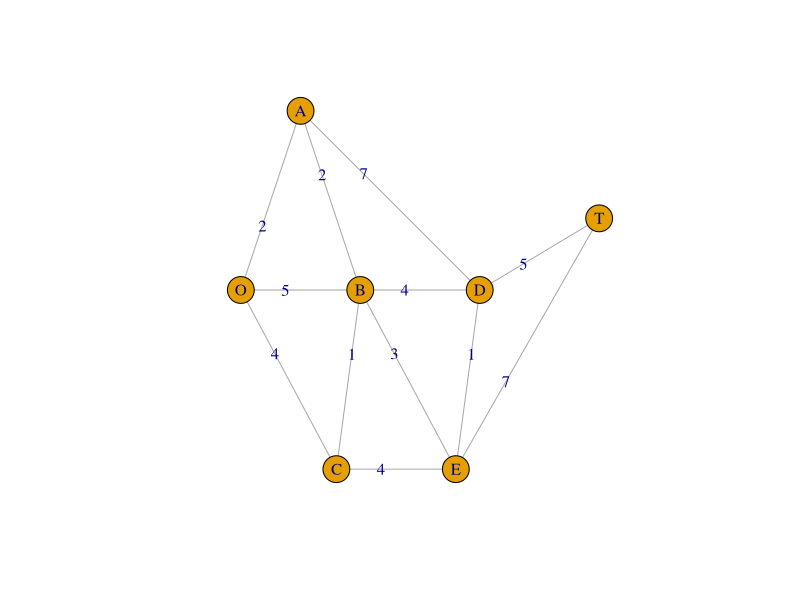
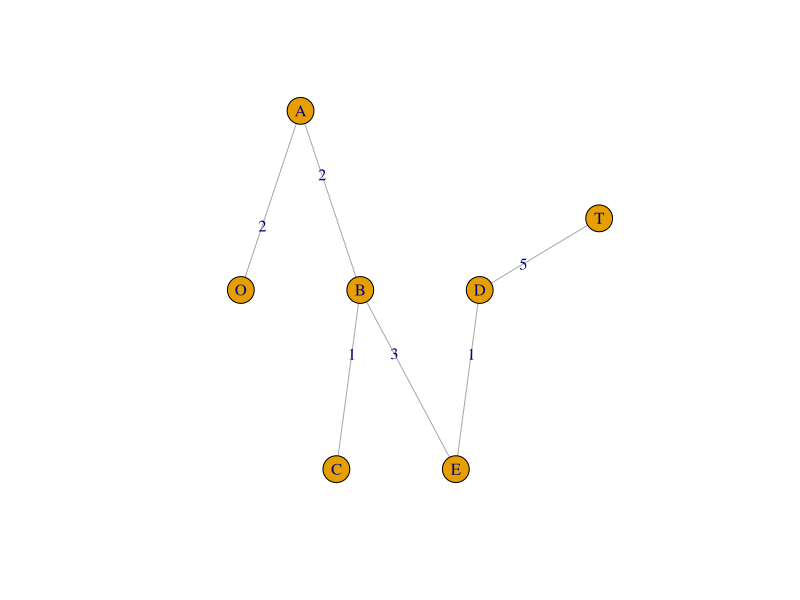

R code for these plots, in order:
library(igraph)
`%>%` <- magrittr::`%>%`

seer <- matrix(nc = 4, byrow = TRUE, 
               c(1, 2, 2, 5, 
                 1, 3, 5, 7, 
                 1, 4, 4, 4, 
                 2, 3, 2, 1, 
                 2, 5, 7, 3, 
                 3, 4, 1, 2,
                 3, 5, 4, 4,
                 3, 6, 3, 5,
                 4, 6, 4, 4,
                 5, 6, 1, 1,
                 5, 7, 5, 9,
                 6, 7, 7, 6)) 

g <- add_edges(make_empty_graph(n=7, directed = FALSE),
               t(seer[,1:2]), weight=seer[,3]) %>%
  set_vertex_attr("name", value = c("O", "A", "B", "C", "D", "E", "T"))

g$layout <- matrix(c(0, 25, 50, 40, 100, 90, 150, #x coordinates
                     150, 175, 150, 125, 150, 125, 160), nc=2)  #y coordinates

E(g)$label <- seer[,3]
plot(g)
  
all_shortest_paths(g, "O", "T")$res[[1]]

distances(g, "O", "T")

g_mst <-  mst(g, weights = NULL)
g_mst
plot(g_mst)
